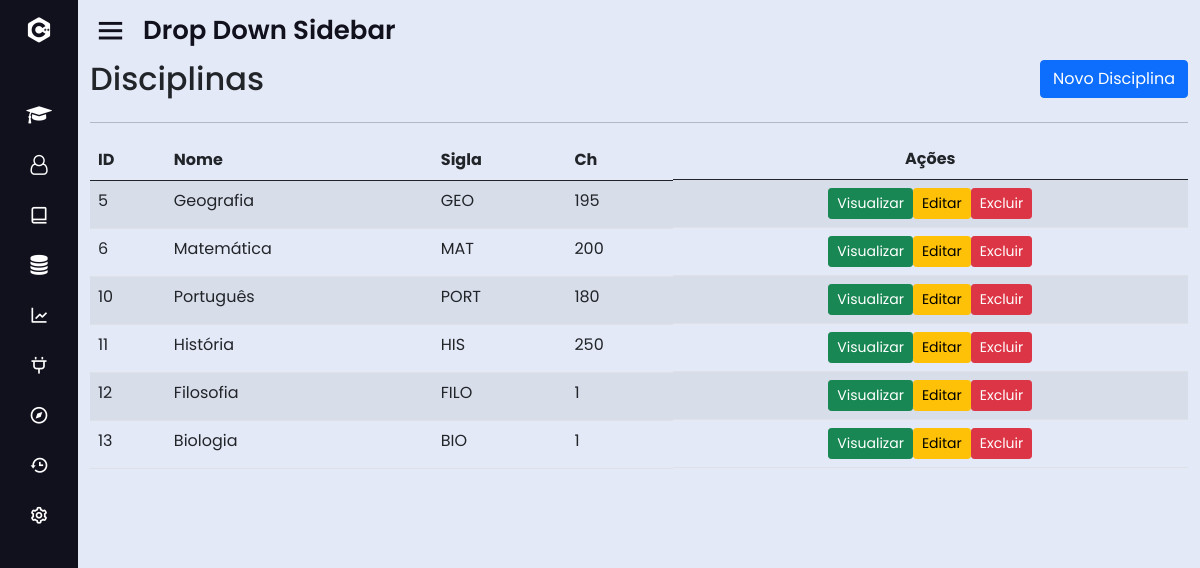
The app's page /?page=lista_disc with its own data.
### tables this page shows
CREATE TABLE IF NOT EXISTS `disciplina` (
  `id` int(11) NOT NULL AUTO_INCREMENT,
  `nome` varchar(50) DEFAULT NULL,
  `sigla` varchar(10) NOT NULL,
  `ch` varchar(50) NOT NULL DEFAULT '',
  PRIMARY KEY (`id`)
);

### sis/disciplina/lista_disc.php (the view, shortened to what this page needs)
<div id="main" class="container-fluid">
	<div id="top" class="row">
		<div class="col-md-10">
			<h2>Disciplinas</h2>
		</div>
		<div class="col-md-2">
			<a href="?page=fcad_disc" class="btn btn-primary pull-right h2">Novo Disciplina</a>
		</div>
	</div>
	<hr/>
	<div id="list" class="row">
		<div class="table-responsive col-md-12">
			<?php
				$data = mysqli_query($con, "select * from disciplina order by id;") or die(mysqli_error("ERRO: ".$con));
				echo "<table class='table table-striped' cellspacing='0' cellpading='0'>";
				echo "<thead><tr>";
				echo "<td><strong>ID</strong></td>";
				echo "<td><strong>Nome</strong></td>";
				echo "<td class='d-none d-md-table-cell'><strong>Sigla</strong></td>";
				echo "<td class='d-none d-md-table-cell'><strong>Ch</strong></td>";
				echo "<td class='actions d-flex justify-content-center'><strong>Ações</strong></td>";
				echo "</tr></thead><tbody>";
				while($info = mysqli_fetch_array($data)){
					echo "<tr>";
					echo "<td>".$info['id']."</td>";
					echo "<td>".$info['nome']."</td>";
					echo "<td class='d-none d-md-table-cell'>".$info['sigla']." </td>";
					echo "<td class='d-none d-md-table-cell'>".$info['ch']."</td>";
					echo "<td class='actions btn-group-sm d-flex justify-content-center'>";
					echo "<a class='btn btn-success btn-xs' href=?page=view_disc&id=".$info['id']."> Visualizar </a>";
					echo "<a class='btn btn-warning btn-xs' href=?page=fedit_disc&id=".$info['id']."> Editar </a>";
					echo "<a href=?page=excluir_disc&id=".$info['id']." class='btn btn-danger btn-xs'> Excluir </a></td>";
				}
				echo "</tr></tbody></table>";
			?>
		</div>
	</div>
</div>

### index.php (shortened to what this page needs)
<!DOCTYPE html>
<html lang="pt-br" dir="ltr">
  <head>
    <link rel="stylesheet" href="css/style.css">
    <link rel="stylesheet" href="https://cdnjs.cloudflare.com/ajax/libs/font-awesome/4.7.0/css/font-awesome.min.css">
    <link href='https://unpkg.com/boxicons@2.0.7/css/boxicons.min.css' rel='stylesheet'>
    <link href="https://cdn.jsdelivr.net/npm/bootstrap@5.0.2/dist/css/bootstrap.min.css" rel="stylesheet">
    </head>
<body>
    <?php
    include "nab/nab.php";
    include "base/ch_pages.php";
    ?>
</body>
</html>

### nab/nab.php (shortened to what this page needs)
<div class="sidebar close">
    <div class="logo-details">
    <a href="?page=base/home.php"><i class='bx bxl-c-plus-plus'></i></a>
    </div>
    <ul class="nav-links">
      <li>
        <a href="?page=lista_alu">
          <i class='fa fa-graduation-cap' ></i>
        </a>
      </li>
      <li>
        <div class="iocn-link">
          <a href="?page=lista_usu">
            <i class='fa fa-user-o' ></i>
          </a>
        </div>
      </li>
      <li>
        <div class="iocn-link">
          <a href="?page=lista_disc">
            <i class='bx bx-book-alt' ></i>
          </a>
        </div>
      </li>
      <li>
        <a href="?page=lista_pro">
          <i class='fa fa-database' ></i>
        </a>
      </li>
      <li>
        <a href="#">
          <i class='bx bx-line-chart' ></i>
        </a>
      </li>
      <li>
        <div class="iocn-link">
          <a href="#">
            <i class='bx bx-plug' ></i>
          </a>
        </div>
      </li>
      <li>
        <a href="#">
          <i class='bx bx-compass' ></i>
        </a>
      </li>
      <li>
        <a href="#">
          <i class='bx bx-history'></i>
        </a>
      </li>
      <li>
        <a href="#">
          <i class='bx bx-cog' ></i>
        </a>
      </li>
</div>
  <section class="home-section">
    <div class="home-content">
      <i class='bx bx-menu' ></i>
      <span class="text">Drop Down Sidebar</span>
    </div>

### base/ch_pages.php (shortened to what this page needs)
<?php
    if(isset($_GET['page'])){
        switch ($_GET['page']) {
            case 'lista_disc':
                include "sis/disciplina/lista_disc.php";
                break;
        }
    }
?>

### css/style.css (style rules this page uses)
* { margin: 0; padding: 0; box-sizing: border-box; font-family: 'Poppins', sans-serif; }
.sidebar { position: fixed; top: 0; left: 0; height: 100%; width: 260px; background: #11101d; z-index: 100; transition: all 0.5s ease; }
.sidebar.close { width: 78px; }
.sidebar .logo-details { height: 60px; width: 100%; display: flex; align-items: center; }
.sidebar .logo-details i { font-size: 30px; color: #fff; height: 50px; min-width: 78px; text-align: center; line-height: 50px; }
.sidebar .nav-links { height: 100%; padding: 30px 0 150px 0; overflow: auto; }
.sidebar.close .nav-links { overflow: visible; }
.sidebar .nav-links li { position: relative; list-style: none; transition: all 0.4s ease; }
.sidebar .nav-links li .iocn-link { display: flex; align-items: center; justify-content: space-between; }
.sidebar.close .nav-links li .iocn-link { display: block }
.sidebar .nav-links li i { height: 50px; min-width: 78px; text-align: center; line-height: 50px; color: #fff; font-size: 20px; cursor: pointer; transition: all 0.3s ease; }
.sidebar .nav-links li a { display: flex; align-items: center; text-decoration: none; }
.home-section { position: relative; background: #E4E9F7; height: 100vh; left: 260px; width: calc(100% - 260px); transition: all 0.5s ease; }
.sidebar.close ~ .home-section { left: 78px; width: calc(100% - 78px); }
.home-section .home-content { height: 60px; display: flex; align-items: center; }
.home-section .home-content .bx-menu, .home-section .home-content .text { color: #11101d; font-size: 35px; }
.home-section .home-content .bx-menu { margin: 0 15px; cursor: pointer; }
.home-section .home-content .text { font-size: 26px; font-weight: 600; }

### records on screen
disciplina: id "5", nome "Geografia", sigla "GEO", ch "195"
disciplina: id "6", nome "Matemática", sigla "MAT", ch "200"
disciplina: id "10", nome "Português", sigla "PORT", ch "180"
disciplina: id "11", nome "História", sigla "HIS", ch "250"
disciplina: id "12", nome "Filosofia", sigla "FILO", ch "1"
disciplina: id "13", nome "Biologia", sigla "BIO", ch "1"
